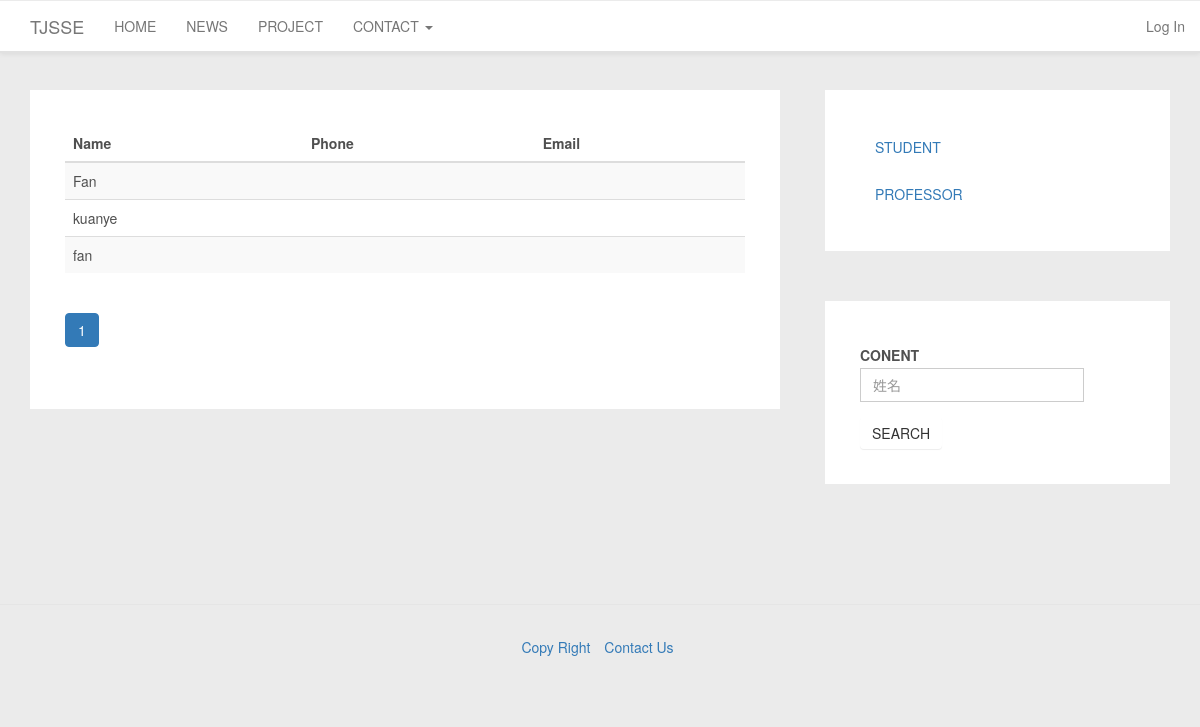
The page /accounts/contact/professor/search/?page=2 on the database as committed earlier.
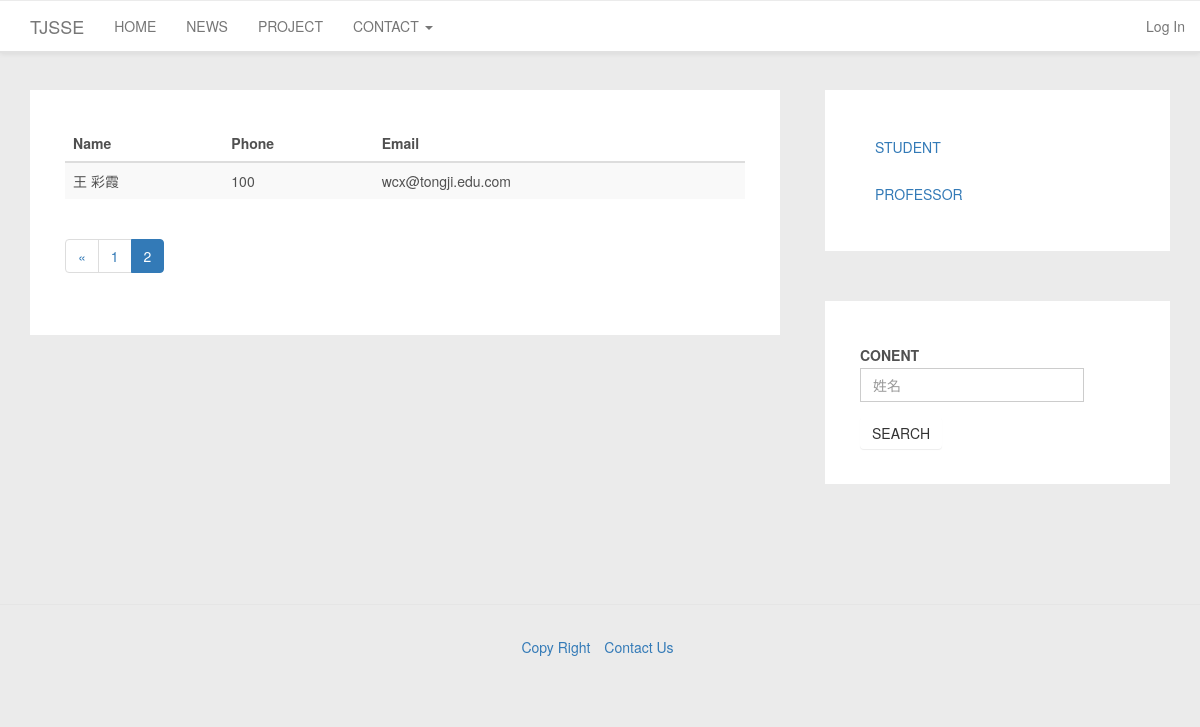
The same page on the database as committed later.
### accounts/models.py (models this page shows, shortened)
class UserProfile(models.Model):
    user = models.OneToOneField(User)
    TYPE_STUDENT = "STUDENT"
    TYPE_PROFESSOR = "PROFESSOR"
    type = models.CharField(max_length=10)
    grade = models.IntegerField(null=True)
    MAJOR_CHOICES = [
        (0, '暂无'),
        (1, '软件技术与管理'),
        (2, '网络与主机软件'),
        (3, '嵌入式软件与系统'),
        (4, '数字媒体'),
        (5, '其他')
    ]
    major = models.IntegerField(choices=MAJOR_CHOICES, default=0)
    phone = models.CharField(max_length=11, blank=True)
    def __str__(self):
        return self.get_full_name()
    def get_full_name(self):
        if (len(self.user.first_name) > 0) and (len(self.user.last_name) > 0):
            return self.user.get_full_name()
        else:
            return self.user.get_username()

### accounts/views.py (the view)
def contact_professor_search_list_view(request):
    content = request.GET.get("search", "")
    grade = "ALL"
    professor_list = UserProfile.objects.filter(type=UserProfile.TYPE_PROFESSOR)
    professor_list = __search(grade, content, professor_list)
    paginator = ExtendPaginator(professor_list, PAGE_LIMIT)
    page_id = request.GET.get('page')
    try:
        professor_list = paginator.page(page_id)  # 获取某页对应的记录
    except PageNotAnInteger:  # 如果页码不是个整数
        professor_list = paginator.page(1)  # 取第一页的记录
    except EmptyPage:  # 如果页码太大，没有相应的记录
        professor_list = paginator.page(paginator.num_pages)  # 取最后一页的记录
    return render(request, "contact_professor.html", {'professor_list': professor_list})

### TJSSE/utils.py (called while the page is built, shortened)
  def page(self, number):
      self.page_num = number
      return super(ExtendPaginator, self).page(number)

  def _page_range_ext(self):
      num_count = 2 * self.range_num + 1
      if self.num_pages <= num_count:
          return range(1, self.num_pages + 1)

### accounts/views.py (called while the page is built)
def __search(grade, content, user_list):
    if grade != "ALL":
        if grade == "None":
            user_list = user_list.filter(grade=None)
        else:
            user_list = user_list.filter(grade=int(grade))
    if content != "":
        temp_list = user_list
        user_list = []
        for temp in temp_list:
            if temp.user.username == content or temp.get_full_name() == content or temp.user.first_name + temp.user.last_name == content:
                user_list.append(temp)
    print(user_list)
    return user_list

### templates/contact_professor.html (shortened to what this page needs)
{% extends "base_contact.html" %}
{% block contactcontent %}
    <table class="table table-striped table-hover">
      <thead>
        <tr>
            <th>Name</th>
            <th>Phone</th>
            <th>Email</th>
        </tr>
      </thead>
      <tbody>
        {% for professor in professor_list %}
            <tr>
                <td>{{ professor.get_full_name}}</td>
                <td>{{ professor.phone }}</td>
                <td>{{ professor.user.email }}</td>
            </tr>
        {% endfor %}
      </tbody>
    </table>
{% include "template_paginator.html" with page=professor_list %}
{% endblock contactcontent %}
{% block searchcontent %}
    <form class="form-horizontal" action="search/" method="GET">
        <div class="form-group">
            <label for="search" class="col-sm-3 control-label">CONENT</label>
            <div class="col-sm-10">
               <input type="text" name="search" class="form-control" placeholder="姓名" id="search">
            </div>
        </div>
     <button type="submit" class="btn btn-default">SEARCH</button>
    </form>
{% endblock searchcontent %}

Rows that differ between the two databases and show on the page:
no longer on this page (row unchanged): UserProfile: get_full_name "Fan"
no longer on this page (row unchanged): UserProfile: get_full_name "kuanye"
no longer on this page (row unchanged): UserProfile: get_full_name "fan"
added UserProfile: get_full_name "王 彩霞", phone "100", user.email "wcx@tongji.edu.com"
Other text that changed with them:
list line gone: "1"
new list line: "1"
new list line: "2"
